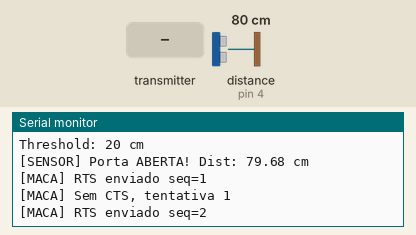
The sketch below on a simulated Arduino Nano, built with avr-gcc and run on an emulated ATmega328P. Parts: the last lines printed to the serial monitor. Wiring (inferred from the names in the program): ultrasonic range finder: trigger pin 3; echo pin 4. The inputs (shaded band) are chosen by the test bench; at power-on: distance to the obstacle (sensor on pin 4) 80 cm. The echo pulse lasts 58.3 µs per cm; random numbers use the default seed unless the sketch sets one; no radio packets arrive unless stated.

Above: at 1.2 s.
1.3 s: the transmitter starts sending seq = 0
At 1.37 s:
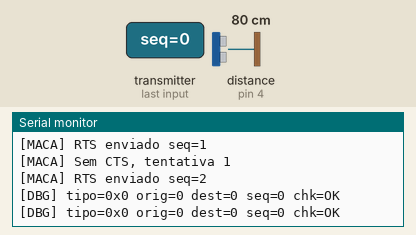
3.2 s: the transmitter starts sending origem = 64
At 3.27 s:
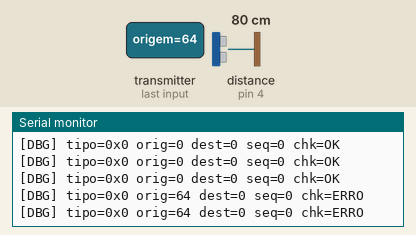

Measured:
- after the input at 1.3 s, the serial monitor: prints a new line at once (image 1)
- after the input at 3.2 s, the serial monitor: prints a new line at once (image 2)

The sketch:

placa30.ino
```cpp
/*
 * PLACA 30 - NÓ SENSOR
 * Hardware: Arduino Nano + nRF24L01 + HC-SR04
 * Protocolo MACA Four-Way Handshake: RTS → CTS → DATA → ACK
 */

#include <SPI.h>
#include "RF24.h"

// ─── Pinos ────────────────────────────────────────────────────────────────────
#define CE_PIN       7
#define CSN_PIN      8
#define TRIGGER_PIN  3
#define ECHO_PIN     4

// ─── Identificadores ──────────────────────────────────────────────────────────
#define ID_PLACA   30
#define ID_GATEWAY 13
#define CANAL_RF   12

// ─── Threshold do sensor ──────────────────────────────────────────────────────
#define DIST_THRESHOLD_CM 20  // acima de 20cm = porta aberta

const uint64_t ADDR_P30     = 0x3030303030LL;
const uint64_t ADDR_GATEWAY = 0x3030303030LL;

// ─── Tipos de Mensagem ────────────────────────────────────────────────────────
#define MSG_RTS    0x01
#define MSG_CTS    0x02
#define MSG_DATA   0x03
#define MSG_ACK    0x04

// ─── Payload (8 bytes) ────────────────────────────────────────────────────────
struct Payload {
  uint8_t seq;
  uint8_t origem;
  uint8_t destino;
  uint8_t tipo;
  uint8_t dado1;
  uint8_t dado2;
  uint8_t dado3;
  uint8_t checksum;
};

// ─── Timeouts ─────────────────────────────────────────────────────────────────
#define TIMEOUT_CTS_MS  800
#define TIMEOUT_ACK_MS  800
#define MAX_RETRIES     5
#define DELAY_TX_MS     20
#define DELAY_RX_MS     20

RF24 radio(CE_PIN, CSN_PIN);
uint8_t seqNum = 0;
bool portaAbertaAntes = false;

// ─── Helpers ──────────────────────────────────────────────────────────────────
uint8_t calcChecksum(Payload &p) {
  return p.seq ^ p.origem ^ p.destino ^ p.tipo ^ p.dado1 ^ p.dado2 ^ p.dado3;
}

bool checksumOk(Payload &p) {
  return p.checksum == calcChecksum(p);
}

void modoTX() {
  radio.stopListening();
  delay(DELAY_TX_MS);
  radio.openWritingPipe(ADDR_GATEWAY);
}

void modoRX() {
  radio.openReadingPipe(1, ADDR_P30);
  radio.startListening();
  delay(DELAY_RX_MS);
}

// ─── Carrier Sense ────────────────────────────────────────────────────────────
void esperarCanalLivre() {
  radio.openReadingPipe(1, ADDR_P30);
  radio.startListening();
  delay(1);
  while (radio.testCarrier()) {
    delay(random(5, 20));
  }
  radio.stopListening();
  delay(5);
}

// ─── Leitura do Sensor ────────────────────────────────────────────────────────
float lerDistanciaCM() {
  digitalWrite(TRIGGER_PIN, LOW);
  delayMicroseconds(2);
  digitalWrite(TRIGGER_PIN, HIGH);
  delayMicroseconds(10);
  digitalWrite(TRIGGER_PIN, LOW);
  long duracao = pulseIn(ECHO_PIN, HIGH, 30000);
  if (duracao == 0) return 0;
  return (duracao * 0.0343) / 2.0;
}

// ─── MACA Four-Way Handshake ──────────────────────────────────────────────────
bool enviarComMACA(uint8_t tipo, uint8_t d1, uint8_t d2, uint8_t d3) {
  for (int tentativa = 0; tentativa < MAX_RETRIES; tentativa++) {
    seqNum++;

    // PASSO 1: RTS
    esperarCanalLivre();

    Payload rts;
    rts.seq      = seqNum;
    rts.origem   = ID_PLACA;
    rts.destino  = ID_GATEWAY;
    rts.tipo     = MSG_RTS;
    rts.dado1    = tipo;
    rts.dado2    = 0;
    rts.dado3    = 0;
    rts.checksum = calcChecksum(rts);

    modoTX();
    radio.write(&rts, sizeof(rts));
    Serial.print(F("[MACA] RTS enviado seq="));
    Serial.println(seqNum);

    // PASSO 2: Aguarda CTS
    modoRX();
    unsigned long t0 = millis();
    bool cts_ok = false;
    while (millis() - t0 < TIMEOUT_CTS_MS) {
      if (radio.available()) {
        Payload resp;
        radio.read(&resp, sizeof(resp));
        Serial.print(F("[DBG] tipo=0x"));
        Serial.print(resp.tipo, HEX);
        Serial.print(F(" orig="));
        Serial.print(resp.origem);
        Serial.print(F(" dest="));
        Serial.print(resp.destino);
        Serial.print(F(" seq="));
        Serial.print(resp.seq);
        Serial.print(F(" chk="));
        Serial.println(checksumOk(resp) ? F("OK") : F("ERRO"));

        if (resp.tipo    == MSG_CTS    &&
            resp.origem  == ID_GATEWAY &&
            resp.destino == ID_PLACA   &&
            resp.seq     == seqNum     &&
            checksumOk(resp)) {
          cts_ok = true;
          Serial.println(F("[MACA] CTS recebido!"));
          break;
        }
      }
    }

    if (!cts_ok) {
      Serial.print(F("[MACA] Sem CTS, tentativa "));
      Serial.println(tentativa + 1);
      delay(random(20, 80) * (tentativa + 1));
      continue;
    }

    // PASSO 3: DATA (sem carrier sense — canal reservado pelo RTS/CTS)
    Payload data;
    data.seq      = seqNum;
    data.origem   = ID_PLACA;
    data.destino  = ID_GATEWAY;
    data.tipo     = tipo;
    data.dado1    = d1;
    data.dado2    = d2;
    data.dado3    = d3;
    data.checksum = calcChecksum(data);

    modoTX();
    radio.write(&data, sizeof(data));
    Serial.println(F("[MACA] DATA enviado"));

    // PASSO 4: Aguarda ACK
    modoRX();
    unsigned long t1 = millis();
    while (millis() - t1 < TIMEOUT_ACK_MS) {
      if (radio.available()) {
        Payload ack;
        radio.read(&ack, sizeof(ack));
        if (ack.tipo    == MSG_ACK    &&
            ack.origem  == ID_GATEWAY &&
            ack.destino == ID_PLACA   &&
            ack.seq     == seqNum     &&
            checksumOk(ack)) {
          Serial.println(F("[MACA] ACK recebido! Entrega confirmada."));
          return true;
        }
      }
    }

    Serial.print(F("[MACA] Sem ACK, tentativa "));
    Serial.println(tentativa + 1);
    delay(random(20, 80) * (tentativa + 1));
  }

  Serial.println(F("[MACA] FALHA: maximo de tentativas atingido."));
  return false;
}

// ─── Setup ────────────────────────────────────────────────────────────────────
void setup() {
  Serial.begin(115200);
  pinMode(TRIGGER_PIN, OUTPUT);
  pinMode(ECHO_PIN, INPUT);

  radio.begin();
  radio.setPALevel(RF24_PA_HIGH);
  radio.setChannel(CANAL_RF);
  radio.setAutoAck(false);
  radio.setDataRate(RF24_250KBPS);
  radio.setRetries(0, 0);
  radio.setCRCLength(RF24_CRC_DISABLED);
  radio.setPayloadSize(sizeof(Payload));
  modoRX();

  Serial.println(F("=== PLACA 30 - SENSOR DE PORTA ==="));
  Serial.print(F("Radio conectado: "));
  Serial.println(radio.isChipConnected() ? F("SIM") : F("NAO"));
  Serial.print(F("Canal RF: "));
  Serial.println(CANAL_RF);
  Serial.print(F("Threshold: "));
  Serial.print(DIST_THRESHOLD_CM);
  Serial.println(F(" cm"));
}

// ─── Loop ─────────────────────────────────────────────────────────────────────
void loop() {
  float distancia = lerDistanciaCM();
  bool portaAberta = (distancia > DIST_THRESHOLD_CM);

  if (portaAberta && !portaAbertaAntes) {
    Serial.print(F("[SENSOR] Porta ABERTA! Dist: "));
    Serial.print(distancia);
    Serial.println(F(" cm"));
    uint8_t dist_cm = (uint8_t)min((int)distancia, 255);
    enviarComMACA(MSG_DATA, dist_cm, 1, 0);
    delay(5000); // aguarda antes de ler sensor de novo
  }
  else if (!portaAberta && portaAbertaAntes) {
    Serial.print(F("[SENSOR] Porta FECHADA. Dist: "));
    Serial.print(distancia);
    Serial.println(F(" cm"));
    uint8_t dist_cm = (uint8_t)min((int)distancia, 255);
    enviarComMACA(MSG_DATA, dist_cm, 0, 0);
    delay(2000);
  }

  portaAbertaAntes = portaAberta;
  delay(200);
}
```
